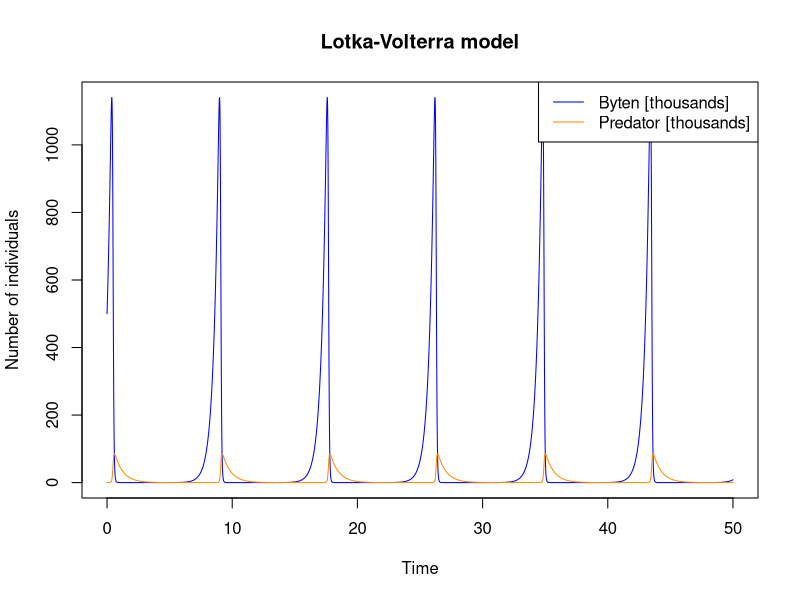
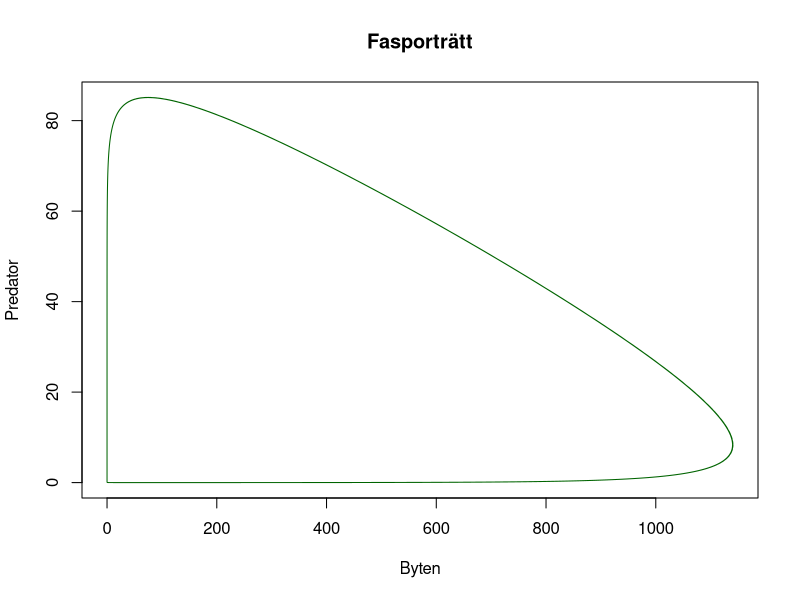
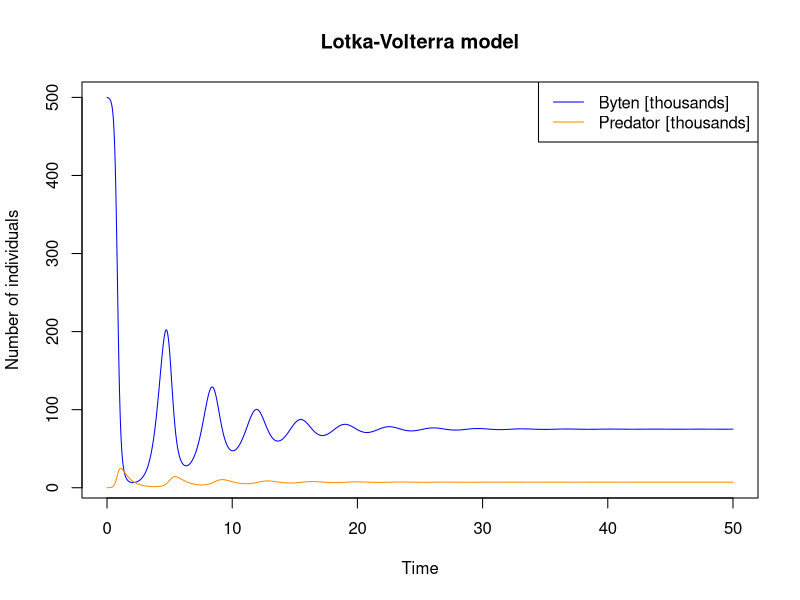
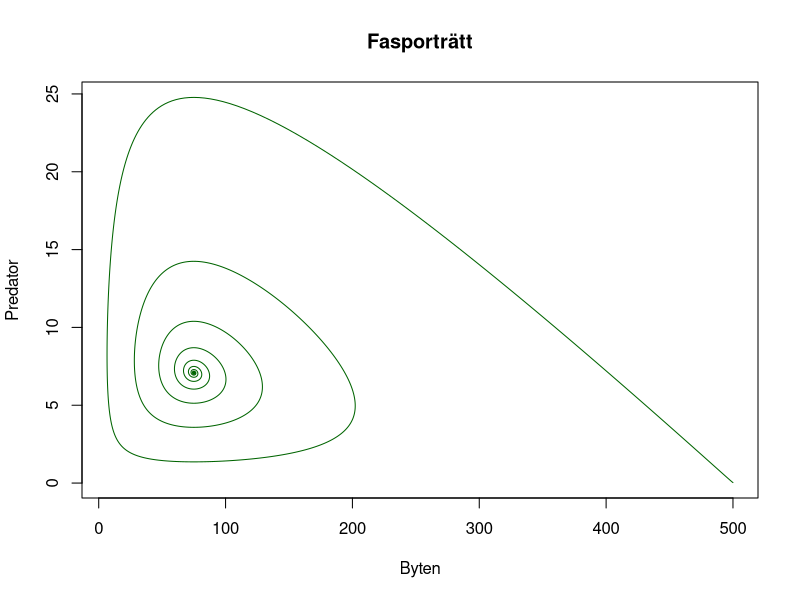

Generate these figures, in order, with R:
# KvantBio seminarium

## Fråga 1-2 ----
library(deSolve)
# Funktion med ekvationssystemet att lösa
LV_fun <- function(times, # Intervall
                   y,     # Begynnelsevärden
                   parms  # Andra värden
) {
  # variabler att använda (från parms)
  alfa <- parms["alfa"]
  beta <- parms["beta"]
  delta <- parms["delta"]
  gamma <- parms["gamma"]
  
  # Begynnelsevärden (från y)
  B <- y["B"]
  P <- y["P"]
  
  # Differentialekvationen att lösa numeriskt
  dIdt <- (alfa * B - beta * B * P)
  dSdt <- (delta * B * P - gamma * P)
  
  # Spara & returnera resultatet
  result_vec <- c(
    dIdt,
    dSdt
  )
  result_list <- list(result_vec)
  return(result_list)
}

# Vektor med alla tidssteg (t) att sätta in
time_span_LV <- seq(
  0,
  50,
  by = 0.01
)

# Vektor med begynnelsevärden
init_LV <- c(
  B = 500,
  P = 0.03
)

# Vektor med andra värden för formeln
params_LV <- c(
  alfa = 2.5,    # Tillväxt byten
  beta = 0.3,    # Byten som äts
  delta = 0.02,  # Tillväxt predator
  gamma = 1.5    # Död predator
)

# Lösa ekvationerna numeriskt
sol_LV <- ode(
  y = init_LV,           # Begynnelsevärden
  times = time_span_LV,  # Intervall
  func = LV_fun,         # Funktionen
  parms = params_LV,     # Andra värden
  method = "rk4"         # Runge-Kutta version 4
)
sol_LV <- as.data.frame(sol_LV)


# Plotta antal insekter [milljoner] respektive spindlar [tusen] mot tid
plot(
  sol_LV$time,
  sol_LV$B,
  type = "l",
  
  col = "blue",
  
  xlab = "Time",
  ylab = "Number of individuals",
  main = "Lotka-Volterra model"
)
lines(
  sol_LV$time,
  sol_LV$P,
  
  col = "darkorange"
)
legend(
  "topright",
  legend = c("Byten [thousands]", 
             "Predator [thousands]"),
  
  lty = c(1, 1),
  col = c("blue",
          "darkorange")
)


# "Fasporträtt" (två pop. mot varandra där tiden blir att följa linjen)
plot(
  sol_LV$B,
  sol_LV$P,
  type = "l",
  
  col = "darkgreen",
  
  xlab = "Byten",
  ylab = "Predator",
  main = "Fasporträtt"
)

# 2.a)
max(sol_LV$B)


## Fråga 4 ----
# Funktion med ekvationssystemet att lösa
LV_fun <- function(times, # Intervall
                   y,     # Begynnelsevärden
                   parms  # Andra värden
) {
  # variabler att använda (från parms)
  alfa <- parms["alfa"]
  beta <- parms["beta"]
  delta <- parms["delta"]
  gamma <- parms["gamma"]
  k <- parms["k"] # Bärkraft
  
  # Begynnelsevärden (från y)
  B <- y["B"]
  P <- y["P"]
  
  # Differentialekvationen att lösa numeriskt
  dBdt <- (alfa * B * (1 - B/k) - beta * B * P)
  dPdt <- (delta * B * P - gamma * P)
  
  # Spara & returnera resultatet
  result_vec <- c(
    dBdt,
    dPdt
  )
  result_list <- list(result_vec)
  return(result_list)
}

# Vektor med alla tidssteg (t) att sätta in
time_span_LV <- seq(
  0,
  50,
  by = 0.01
)

# Vektor med begynnelsevärden
init_LV <- c(
  B = 500,
  P = 0.03
)

# Vektor med andra värden för formeln
params_LV <- c(
  alfa = 2.5,    # Tillväxt byten
  beta = 0.3,    # Byten som äts
  delta = 0.02,  # Tillväxt predator
  gamma = 1.5,   # Död predator
  k = 500        # Bärkraft
)

# Lösa ekvationerna numeriskt
sol_LV <- ode(
  y = init_LV,           # Begynnelsevärden
  times = time_span_LV,  # Intervall
  func = LV_fun,         # Funktionen
  parms = params_LV,     # Andra värden
  method = "rk4"         # Runge-Kutta version 4
)
sol_LV <- as.data.frame(sol_LV)


# Plotta antal insekter [milljoner] respektive spindlar [tusen] mot tid
plot(
  sol_LV$time,
  sol_LV$B,
  type = "l",
  
  col = "blue",
  
  xlab = "Time",
  ylab = "Number of individuals",
  main = "Lotka-Volterra model"
)
lines(
  sol_LV$time,
  sol_LV$P,
  
  col = "darkorange"
)
legend(
  "topright",
  legend = c("Byten [thousands]", 
             "Predator [thousands]"),
  
  lty = c(1, 1),
  col = c("blue",
          "darkorange")
)


# "Fasporträtt" (två pop. mot varandra där tiden blir att följa linjen)
plot(
  sol_LV$B,
  sol_LV$P,
  type = "l",
  
  col = "darkgreen",
  
  xlab = "Byten",
  ylab = "Predator",
  main = "Fasporträtt"
)
